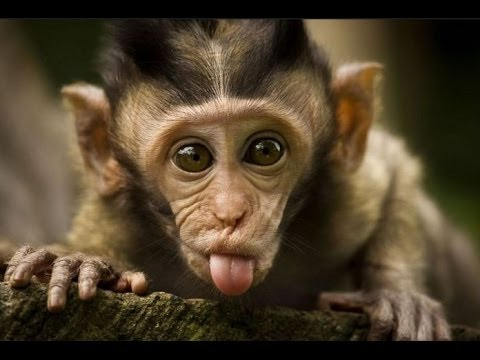
#> input picture images/monkey.jpg, 480 x 360 px
$ python drawing_and_writing.py
#> lines starting #> are read from the running program, lines starting #| are printed output that depends on the picture
import cv2
import numpy as np

# OpenCV uses BGR instead of RGB

img = cv2.imread('images/monkey.jpg', cv2.IMREAD_COLOR)
#> img is the input picture: shape (360, 480, 3); mean B, G, R 43.5, 64.1, 78.4

cv2.line(img, (0, 0), (200, 250), (255, 0, 0), 5)
cv2.rectangle(img, (15, 25), (200, 150), (0, 255, 0), 5)
cv2.circle(img, (250, 250), 55, (0, 0, 255), -1)

pts = np.array([[10, 5], [20, 20], [30, 300], [60, 300], [90, 30]], np.int32)
# pts = pts.reshape((-1, 1, 2))
cv2.polylines(img, [pts], True, (255, 255, 255), 2)

font = cv2.FONT_HERSHEY_SIMPLEX
cv2.putText(img, 'OpenCV Rocks!', (230, 230), font,
            0.3, (200, 255, 255), 1, cv2.LINE_AA)
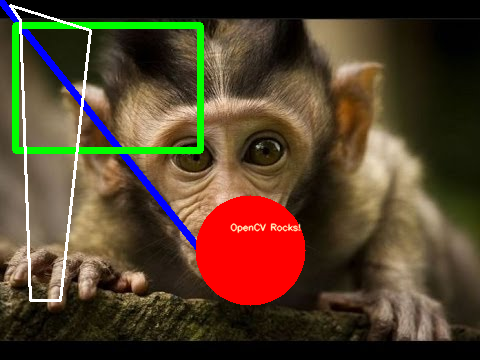
#> img: shape (360, 480, 3); mean B, G, R 44.1, 65.7, 85.2


cv2.imshow('window name', img)

cv2.waitKey(0)
cv2.destroyAllWindows()

$ run again, with images/black_box_template.jpg copied over images/monkey.jpg
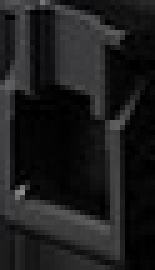
#> input picture images/black_box_template.jpg, 31 x 54 px (shown 5 times larger)
#> img is the input picture: shape (54, 31, 3); mean B, G, R 29.3, 28.8, 28.8
#> `cv2.line(img, (0, 0), (200, 250), (255, 0, 0), 5)`:
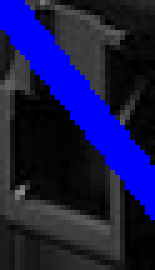
#> img: shape (54, 31, 3) (shown 5 times larger); mean B, G, R 74.4, 23, 23
#> `cv2.polylines(img, [pts], True, (255, 255, 255), 2)`:
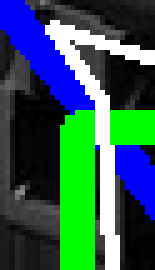
#> img: shape (54, 31, 3) (shown 5 times larger); mean B, G, R 84.5, 90.5, 47.5

$ run again, with images/bookpage.jpg copied over images/monkey.jpg
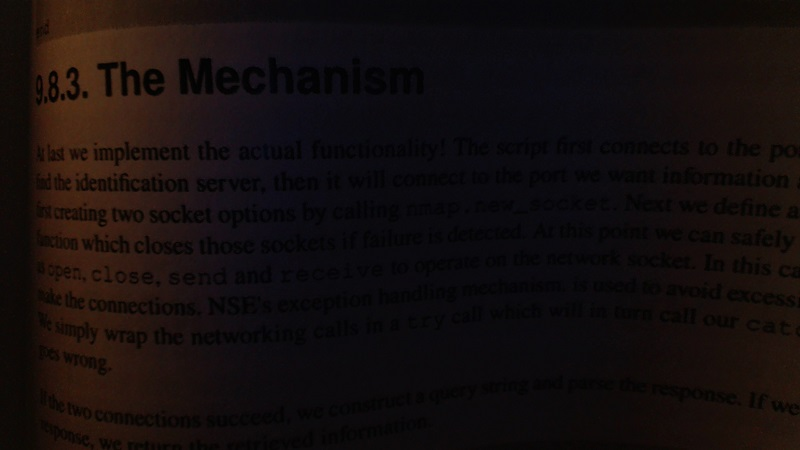
#> input picture images/bookpage.jpg, 800 x 450 px
#> img is the input picture: shape (450, 800, 3); mean B, G, R 13.4, 13.6, 20.3
#> `cv2.putText(img, 'OpenCV Rocks!', (230, 230), font, 0.3, (200, 255, 25..`:
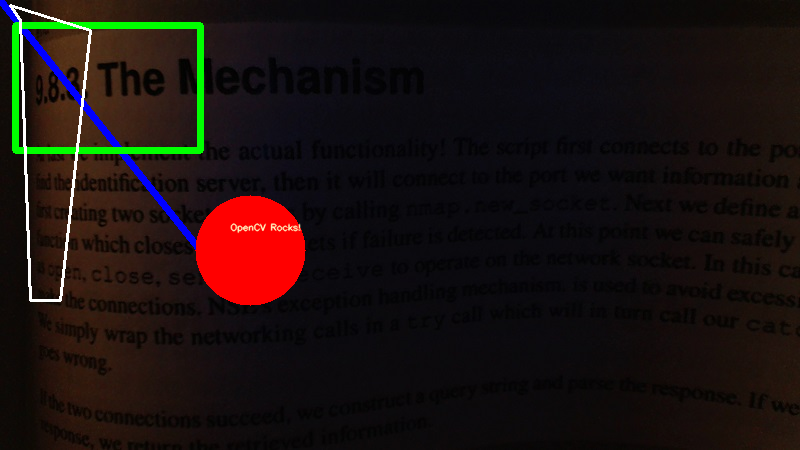
#> img: shape (450, 800, 3); mean B, G, R 15.6, 17.3, 27.2
